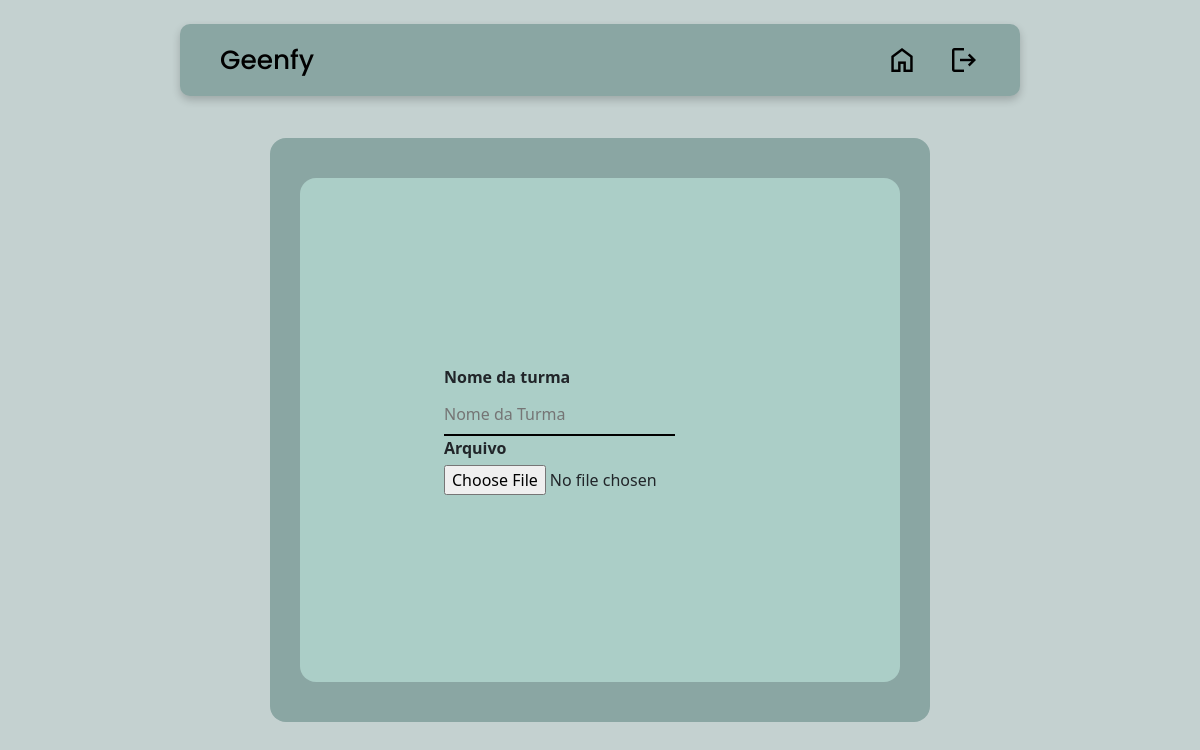
The page /perfil (signed in) on the database as committed earlier.
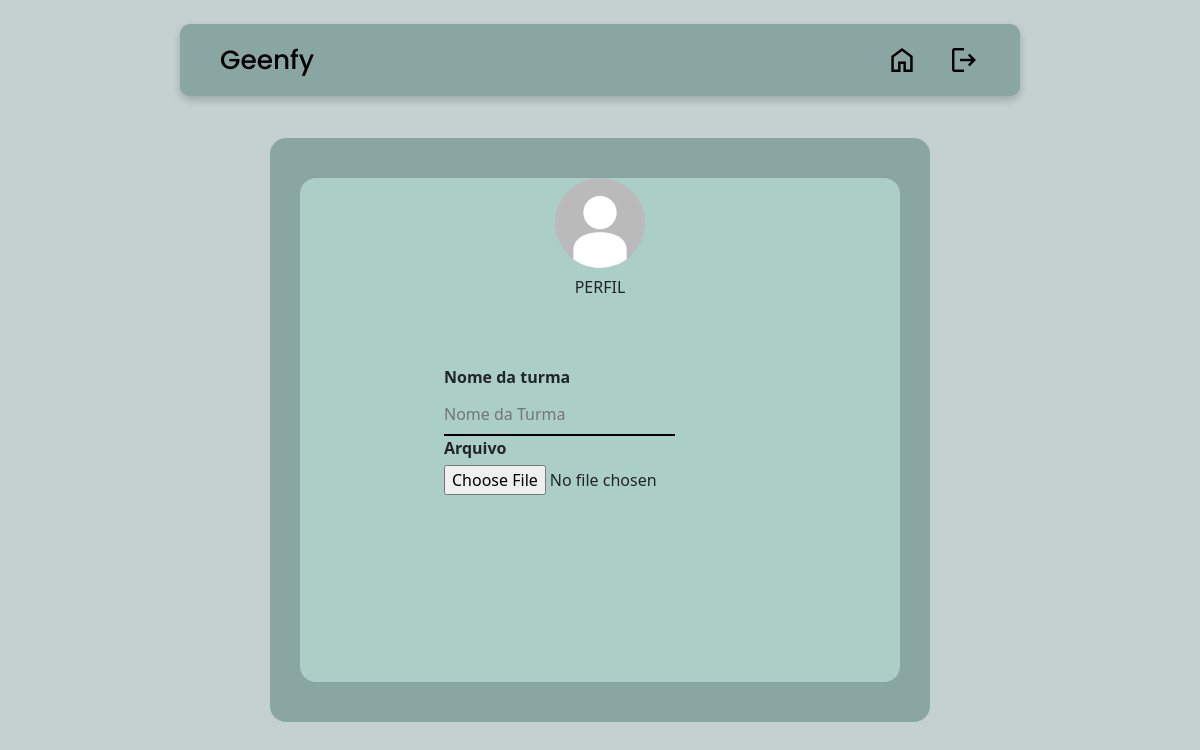
The same page on the database as committed later.
### geenfy/models.py (models this page shows)
class Perfil(models.Model):
    titulo = models.CharField(max_length=55)
    imgPerfil = models.ImageField(upload_to="imgPerfil/")

### geenfy/views.py (the view)
# urls.py: path('perfil', views.Perfil_View, name='perfil'),
@login_required
def Perfil_View(request):
    context = {}
    dados_Perfil = Perfil.objects.all()
    context ['dados_Perfil'] = dados_Perfil
    user = request.user
    form = FormNovaTurma(initial={
        'email': user.email,
        'user': user.username,
        'first_name': user.first_name,
        'password': '',  # Deixe a senha vazia no formulário
    })
    try:
        usuario = Usuario.objects.get(user=request.user)
        context['usuario'] = usuario
    except Usuario.DoesNotExist:
        context['error'] = "O perfil do usuário não foi encontrado."
    context['form'] = form
    return render(request, 'perfil.html', context)

### geenfy/forms.py (shortened to what this page needs)
class FormNovaTurma(forms.Form):
    nome_da_turma = forms.CharField(widget=forms.TextInput(attrs={'placeholder':'Nome da Turma'}), max_length=60)
    arquivo = forms.FileField(label="Arquivo")

### geenfy/templates/perfil.html (shortened to what this page needs)
{% extends 'index.html' %}
{% load static %}
{% block body %}
<div class="containerPerfil">
    <div class="contentPerfil">
        <div class="contentPerfil2">
            <div class="profile">
            <img src="{{ dados_Perfil.0.imgPerfil.url }}">
            <h2>{{ dados_Perfil.0.titulo}}</h2>
            </div>
            <form method="POST" class="form-container">
                {% for field in form %}
                    <label for="{{ field.id_for_label }}" class="form-label">{{ field.label }}</label>
                    <div class="form-field">
                        {{ field }}
                    </div>
                {% endfor %}
            </form>
        </div>
    </div>
</div>
{% endblock %}

Rows that differ between the two databases and show on the page:
added Perfil: imgPerfil (placeholder picture), titulo "PERFIL"
